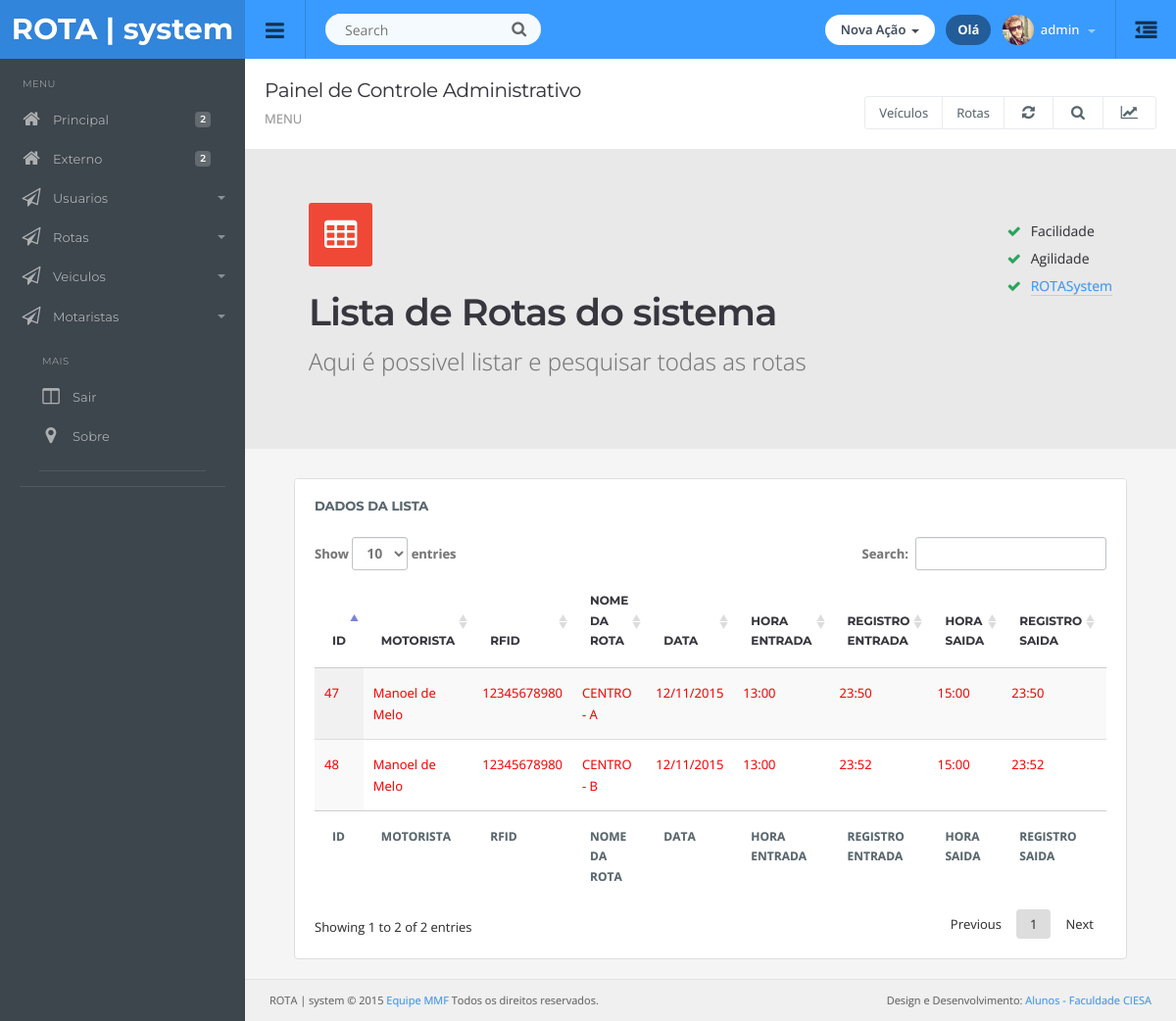
The app's page /lista_rotas.php (signed in) with its own data.
### tables this page shows
CREATE TABLE IF NOT EXISTS `rota` (
  `rot_id` int(10) unsigned NOT NULL AUTO_INCREMENT,
  `motorista_mot_id` int(10) unsigned NOT NULL,
  `veiculos_vei_id` int(10) unsigned NOT NULL,
  `rot_nome` varchar(100) DEFAULT NULL,
  `rot_data` varchar(10) DEFAULT NULL,
  `rot_horaentrada` varchar(50) DEFAULT NULL,
  `rot_horaeatrazo` varchar(50) DEFAULT NULL,
  `rot_horasaida` varchar(50) DEFAULT NULL,
  `rot_horasatrazo` varchar(50) DEFAULT NULL,
  `rot_status_rota` varchar(100) NOT NULL,
  `rot_rfid` varchar(100) NOT NULL,
  PRIMARY KEY (`rot_id`),
  KEY `rota_FKIndex1` (`veiculos_vei_id`),
  KEY `rota_FKIndex2` (`motorista_mot_id`)
);

CREATE TABLE IF NOT EXISTS `motorista` (
  `mot_id` int(10) unsigned NOT NULL AUTO_INCREMENT,
  `mot_nome` varchar(100) DEFAULT NULL,
  `mot_cat` varchar(2) DEFAULT NULL,
  `mot_fone` varchar(50) DEFAULT NULL,
  PRIMARY KEY (`mot_id`)
);

### lista_rotas.php (the view, shortened to what this page needs)
<!DOCTYPE html>
<html lang="br">
<head>
  <link href="images/root.css" rel="stylesheet">
  </head>
  <body>
  <?php include('topo.php');?>
  </div>
<?php include('menu.inc');?>
<div class="content">
  <div class="page-header">
    <h1 class="title">Painel de Controle Administrativo</h1>
      <ol class="breadcrumb">
        <li class="active">MENU</li>
      </ol>
    <div class="right">
      <div class="btn-group" role="group" aria-label="...">
        <a href="cad_objeto.php" class="btn btn-light">Veículos</a>
        <a href="novo_pedido.php" class="btn btn-light">Rotas</a>
        <a href="#" class="btn btn-light"><i class="fa fa-refresh"></i></a>
        <a href="#" class="btn btn-light"><i class="fa fa-search"></i></a>
        <a href="#" class="btn btn-light" id="topstats"><i class="fa fa-line-chart"></i></a>
      </div>
    </div>
  </div>
  <div class="row presentation">
    <div class="col-lg-8 col-md-6 titles">
      <span class="icon color10-bg"><i class="fa fa-table"></i></span>
      <h1>Lista de Rotas do sistema</h1>
      <h4>Aqui é possivel listar e pesquisar todas as rotas</h4>
    </div>
    <div class="col-lg-4 col-md-6">
      <ul class="list-unstyled list">
        <li><i class="fa fa-check"></i>Facilidade<li>
        <li><i class="fa fa-check"></i>Agilidade<li>
        <li><i class="fa fa-check"></i><a href="/" target="_blank">ROTASystem</a><li>
      </ul>
    </div>
  </div>
<div class="container-padding">
  <div class="row">
    <div class="col-md-12">
      <div class="panel panel-default">
        <div class="panel-title">
          Dados da Lista
        </div>
        <div class="panel-body table-responsive">
            <table id="example0" class="table display">
                <thead>
                    <tr>
                        <th>ID</th>
                        <th>MOTORISTA</th>
                        <th>RFID</th>
                        <th>NOME DA ROTA</th>
                        <th>DATA</th>
                        <th>HORA ENTRADA</th>
                        <th>REGISTRO ENTRADA</th>
                        <th>HORA SAIDA</th>
                        <th>REGISTRO SAIDA</th>
                        <th>STATUS</th>
                    </tr>
                </thead>
                <tfoot>
                    <tr>
                        <th>ID</th>
                        <th>MOTORISTA</th>
                        <th>RFID</th>
                        <th>NOME DA ROTA</th>
                        <th>DATA</th>
                        <th>HORA ENTRADA</th>
                        <th>REGISTRO ENTRADA</th>
                        <th>HORA SAIDA</th>
                        <th>REGISTRO SAIDA</th>
                        <th>STATUS</th>
                    </tr>
                </tfoot>
                <tbody>
                <?php
                    include('conexaopdo.php');
                    $selecionarota=$con->prepare("SELECT
                                                    rot_id,
                                                    motorista_mot_id,
                                                    veiculos_vei_id,
                                                    rot_nome,
                                                    rot_data,
                                                    rot_horaentrada,
                                                    rot_horaeatrazo,
                                                    rot_horasaida,
                                                    rot_horasatrazo,
                                                    rot_status_rota,
                                                    rot_rfid,
                                                    mot_id,
                                                    mot_nome
                                                    FROM
                                                    rota ,
                                                    motorista
                                                    WHERE
                                                    motorista_mot_id = mot_id
                                                ");
                    $selecionarota->execute();
                      while ($linha=$selecionarota->fetch(PDO::FETCH_ASSOC)){
                        if ($linha["rot_status_rota"] =="Finalizada")
                          {
                            echo '
                                <tr>
                                 <td><font color="red">'.$linha["rot_id"].'</font></td>
                                 <td><font color="red">'.$linha["mot_nome"].'</font></td>
                                 <td><font color="red">'.$linha["rot_rfid"].'</font></td>
                                 <td><font color="red">'.$linha["rot_nome"].'</font></td>
                                 <td><font color="red">'.$linha["rot_data"].'</font></td>
                                 <td><font color="red">'.$linha["rot_horaentrada"].'</font></td>
                                 <td><font color="red">'.$linha["rot_horaeatrazo"].'</font></td>
                                 <td><font color="red">'.$linha["rot_horasaida"].'</font></td>
                                 <td><font color="red">'.$linha["rot_horasatrazo"].'</font></td>
                                 <td><font color="red">'.$linha["rot_status_rota"].'</font></td>
                                </tr>
                            ';
                          }
                      }
                ?>
                </tbody>
            </table>
        </div>
      </div>
    </div>
  </div>
</div>
<?php include ('rodape.php');?>
</div>
</body>
</html>

### images/style.css (style rules this page uses)
.color10-bg { background: #ef4836; }
body { background: #3d464d; color: #58666e; margin: 0; line-height: 1.7em; font-size: 13px; font-family: 'Open Sans', sans-serif; outline: 0; text-Shadow: 0 0 1px rgba(0, 0, 0, 0.2); }
a { color: #399bff; text-decoration: none; }
.col-xs-1, .col-sm-1, .col-md-1, .col-lg-1, .col-xs-2, .col-sm-2, .col-md-2, .col-lg-2, .col-xs-3, .col-sm-3, .col-md-3, .col-lg-3, .col-xs-4, .col-sm-4, .col-md-4, .col-lg-4, .col-xs-5, .col-sm-5, .col-md-5, .col-lg-5, .col-xs-6, .col-sm-6, .col-md-6, .col-lg-6, .col-xs-7, .col-sm-7, .col-md-7, .col-lg-7, .col-xs-8, .col-sm-8, .col-md-8, .col-lg-8, .col-xs-9, .col-sm-9, .col-md-9, .col-lg-9, .col-xs-10, .col-sm-10, .col-md-10, .col-lg-10, .col-xs-11, .col-sm-11, .col-md-11, .col-lg-11, .col-xs-12, .col-sm-12, .col-md-12, .col-lg-12 { padding-right: 15px; padding-left: 15px; }
.row { margin-right: -15px; margin-left: -15px; }
.container-padding { padding-left: 20px; padding-right: 20px; }
.content { padding-left: 30px; padding-right: 30px; padding-top: 80px; margin-left: 250px; background: #f5f5f5; }
.page-header { background: #fff; margin: -20px -30px 20px -30px; padding: 20px; border-bottom: none; position: relative; }
.page-header .title { padding: 0; margin: 0; font-family: 'Montserrat', sans-serif; font-size: 20px; line-height: normal; font-weight: normal; color: #37363e; padding-bottom: 6px; }
.page-header .right { position: absolute; right: 20px; bottom: 20px; min-width: 500px; text-align: right; }
.page-header .right .btn-group { float: right; }
.page-header .right .btn { padding-left: 14px; padding-right: 14px; font-size: 13px; }
.page-header .right .btn .fa { margin: 0 4px; }
.page-header .right .btn-group .btn { border: 1px solid #E8EBED; }
.presentation { background: rgba(0, 0, 0, 0.05); margin: -20px -30px 30px -30px; padding: 70px 50px; }
.presentation .titles .icon { color: #fff; border-radius: 3px; font-size: 36px; line-height: 0; padding: 8px 16px; text-align: center; }
.presentation .titles .icon .fa { font-weight: inherit; }
.presentation .titles h1 { font-size: 38px; font-weight: 600; font-family: 'Montserrat', sans-serif; margin: 30px 0 0px 0; color: #37363e; }
.presentation .titles h4 { font-size: 24px; font-weight: 300; color: #777; margin: 0px; }
.presentation .list { display: inline-block; float: right; margin-bottom: 0; font-size: 14px; line-height: 2em; color: #37363e; right: 0; }
.presentation .list a { border-bottom: 1px solid #ccc; }
.presentation .list .fa { margin-right: 10px; color: #26a65b; }
h1, h2, h3, h4, h5, h6, .h1, .h2, .h3, .h4, .h5, .h6 { font-family: inherit; font-weight: 400; line-height: 1.6; color: #37363e; }
h1, .h1, h2, .h2, h3, .h3 { margin-top: 20px; margin-bottom: 10px; letter-spacing: -0.02em; }
h4, .h4, h5, .h5, h6, .h6 { margin-top: 15px; margin-bottom: 10px; }
h1, .h1 { font-size: 2.25em; }
h4, .h4 { font-size: 1.5em; }
.btn { font-size: 14px; padding: 7px 20px 7px 20px; border: none; background: #e4e4e4; color: inherit; border-radius: 3px; }
.btn .fa { font-size: 15px; margin-right: 5px; }
.btn-light { background-color: #fff; color: inherit; border: 1px solid #BDC4C9; }
.breadcrumb { background: none; padding: 0; margin: 0; font-weight: 600; }
.breadcrumb .active { font-weight: normal; color: #999; }
.panel { box-shadow: none; border: 1px solid #e5e5e5; background: #fff; padding: 20px; margin-bottom: 20px; position: relative; }
.panel-title { font-family: 'Montserrat', sans-serif; color: #58666e; font-size: 13px; font-weight: bold; text-transform: uppercase; padding: 16px 20px; margin: -20px; background: #fff; margin-bottom: 5px; border-bottom: none; border-top-left-radius: 3px; border-top-right-radius: 3px; }
.panel-body, .panel-heading { padding: 0; color: inherit; background-color: transparent; border-color: none; }
.panel-default { border-color: #ddd; }
.table { margin: 0; }
thead { font-weight: 600; font-family: 'Montserrat', sans-serif; text-transform: uppercase; font-size: 12px; color: #37363e; }
table td { display: table-cell; vertical-align: middle; }
.table > thead > tr > th, .table > tbody > tr > th, .table > tfoot > tr > th, .table > thead > tr > td, .table > tbody > tr > td, .table > tfoot > tr > td { padding: 15px; line-height: 1.7; }

### records on screen
rota: rot_id "47", motorista.mot_nome "Manoel de Melo", rot_rfid "12345678980", rot_nome "CENTRO - A", rot_data "12/11/2015", rot_horaentrada "13:00", rot_horaeatrazo "23:50", rot_horasaida "15:00", rot_horasatrazo "23:50"
rota: rot_id "48", motorista.mot_nome "Manoel de Melo", rot_rfid "12345678980", rot_nome "CENTRO - B", rot_data "12/11/2015", rot_horaentrada "13:00", rot_horaeatrazo "23:52", rot_horasaida "15:00", rot_horasatrazo "23:52"

### other values on screen
$nome "admin"
